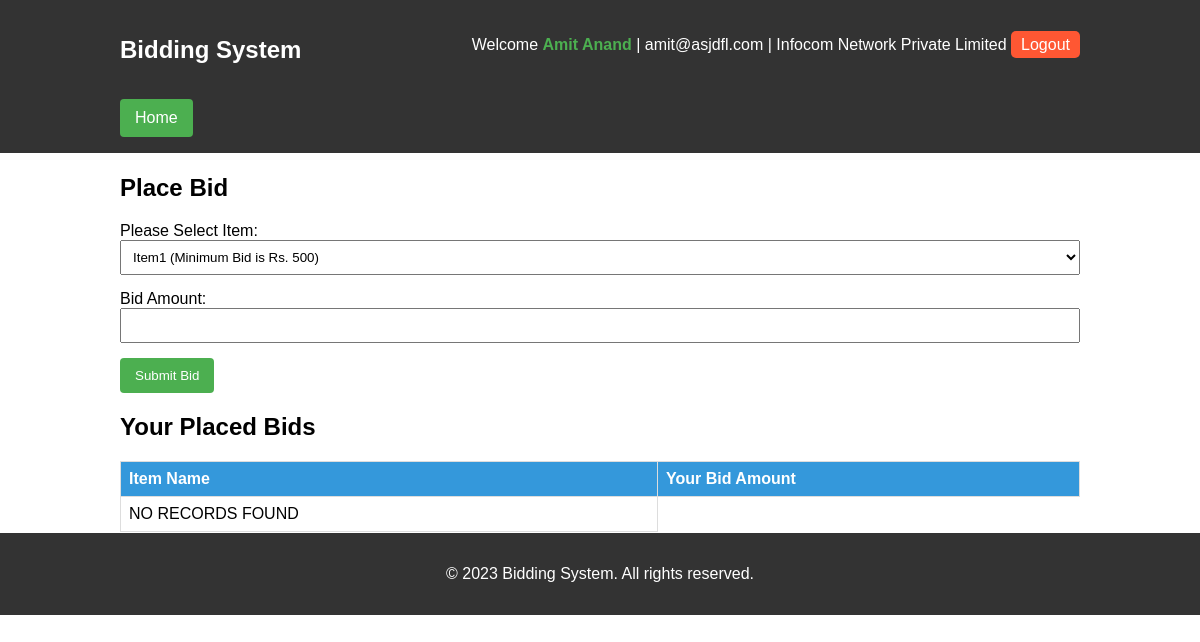
/placebid/ (signed in), run on the app's committed database.
### biddingapp/models.py (models this page shows)
class Vendor(models.Model):
    company_name = models.CharField(max_length=30)
    contact_person = models.CharField(max_length=30)
    email = models.EmailField(max_length=255, null=False)
    phone = models.CharField(max_length=20)
    created_at = models.DateTimeField(auto_now_add=True)

### biddingapp/views.py (the view, shortened to what this page needs)
# urls.py: path('placebid/', views.placebid),
@csrf_exempt
@login_required(login_url="/login/")
def placebid(request):
    vendor_id = request.session.get("vendor")
    return render(request, "biddingapp/placebid.html", {
        "items_list" : Item.objects.all(),
        "bids_list" : VendorsBid.objects.filter(vendor_id=vendor_id).all(),
    })

### biddingapp/context_processors.py (called while the page is built, shortened)
def custom_processor(request):
    data = {"login": False, "admin": False}
    try:
        admin = request.session.get("admin")
        vendor_id = request.session.get("vendor")
        if vendor_id:
            vendor = Vendor.objects.get(pk=vendor_id)
            vendor_details = dict(
                username = vendor.contact_person,
                company_name = vendor.company_name,
                email = vendor.email
            )
            data["vendor_details"] = vendor_details
            data["login"] = True
    except Exception as e:
        pass
    return data

### biddingapp/helpers.py (called while the page is built)
def login_required(login_url=None):
    def top_wrapper(view_func):
        @wraps(view_func)
        def wrapper(request, *args, **kwargs):
            if request.session.get("vendor"):
                return view_func(request, *args, **kwargs)
            else:
                if login_url:
                    return redirect(login_url)
                else:
                    return view_func(request, *args, **kwargs)
        return wrapper
    return top_wrapper

### biddingapp/templates/biddingapp/placebid.html
{% extends "biddingapp/base.html" %}
{% block content %}
<section class="container">
    <h2>Place Bid</h2>
    <form action="/placebid/" method="post">
        <label for="itemSelect">Please Select Item:</label>
        <select id="itemSelect" name="itemSelect" required>
            {% for item in items_list %}
                <option value="{{item.id}}">{{item.name}} (Minimum Bid is Rs. {{item.starting_bid}})</option>
            {% endfor %}
        </select>
        <label for="bidAmount">Bid Amount:</label>
        <input type="number" id="bidAmount" name="bidAmount" min="1" required>
        <button type="submit">Submit Bid</button>
    </form>
    <h1>Your Placed Bids </h1>
    <table>
        <thead>
            <tr>
                <th>Item Name</th>
                <th>Your Bid Amount</th>
            </tr>
        </thead>
        <tbody>
            {% for data in bids_list %}
            <tr>
                <td>{{data.item.name}}</td>
                <td>{{data.bid_amount}}</td>
            </tr>
            {% empty %}
            <tr> <td> NO RECORDS FOUND </td> </tr>
            {% endfor %}
        </tbody>
    </table>
</section>
{% endblock %}

### biddingapp/templates/biddingapp/base.html (shortened to what this page needs)
<!DOCTYPE html>
<html lang="en">
{% load static %}
<head>
    <link rel="stylesheet" href="{% static 'biddingapp/style.css' %}">
</head>
<body>
<header>
    <nav>
        <div class="container">
            <div class="user-details">
            {% if login %}
                <span class="welcome-message">
                    Welcome <b>{{ vendor_details.username }}</b>
                    | {{ vendor_details.email }}
                    | {{ vendor_details.company_name }}
                </span>
                <a href="/logout/" class="logout-button">Logout</a>
            {% else %}
                <a href="/login/" class="logout-button">Login</a>
            {% endif %}
            </div>
            <h1>Bidding System</h1>
                {% if admin %}
                    {% include "biddingapp/adminbase.html" %}
                {% else %}
                    {% include "biddingapp/vendorbase.html" %}
                {% endif %}
        </div>
    </nav>
</header>
{% block content %}
{% endblock content %}
<footer>
    <p>&copy; 2023 Bidding System. All rights reserved.</p>
</footer>
</body>
</html>

### biddingapp/static/biddingapp/style.css (style rules this page uses)
body { font-family: Arial, sans-serif; margin: 0; padding: 0; box-sizing: border-box; }
.container { width: 80%; margin: 0 auto; }
header { background-color: #333; color: #fff; padding: 1em 0; }
.user-details { float: right; text-align: right; }
.welcome-message b { color: #4CAF50; }
section { padding: 1px 0; }
footer { background-color: #333; color: #fff; text-align: center; padding: 1em 0; bottom: 0; width: 100%; }
a { display: inline-block; margin-top: 15px; background-color: #4CAF50; color: #fff; padding: 10px 15px; text-decoration: none; border-radius: 4px; cursor: pointer; }
.logout-button { display: inline; padding: 5px 10px; background-color: #FF5733; color: #fff; text-decoration: none; border-radius: 5px; transition: background-color 0.3s ease; }
select, input, textarea { width: 100%; padding: 8px; margin-bottom: 15px; box-sizing: border-box; }
button { background-color: #4CAF50; color: #fff; padding: 10px 15px; border: none; border-radius: 4px; cursor: pointer; }
table { width: 100%; border-collapse: collapse; margin-top: 20px; }
th, td { border: 1px solid #ddd; padding: 8px; text-align: left; }
th { background-color: #3498db; color: #fff; }

### data on the page
Vendor: username "Amit Anand", email "amit@asjdfl.com", company_name "Infocom Network Private Limited"

### other printed values
form field itemSelect "Item1 (Minimum Bid is Rs. 500)"
